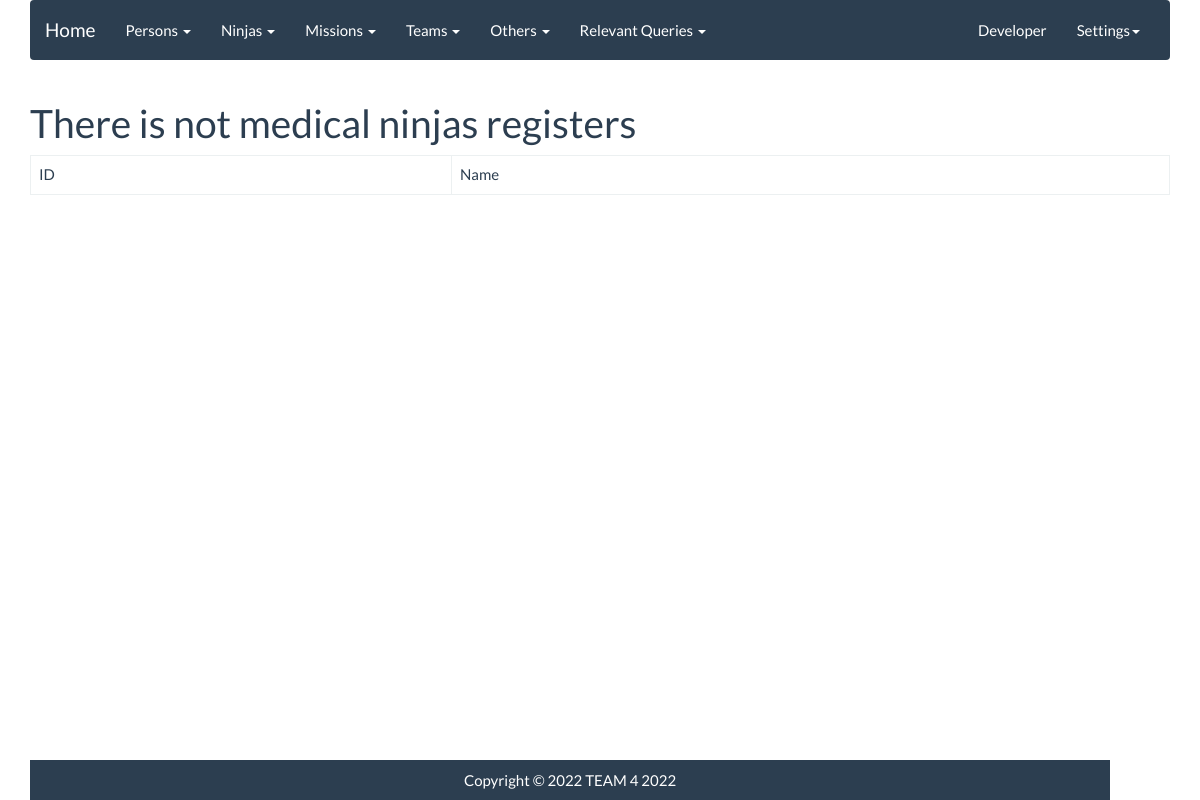
The page /village/ninjas/medical on the database as committed earlier.
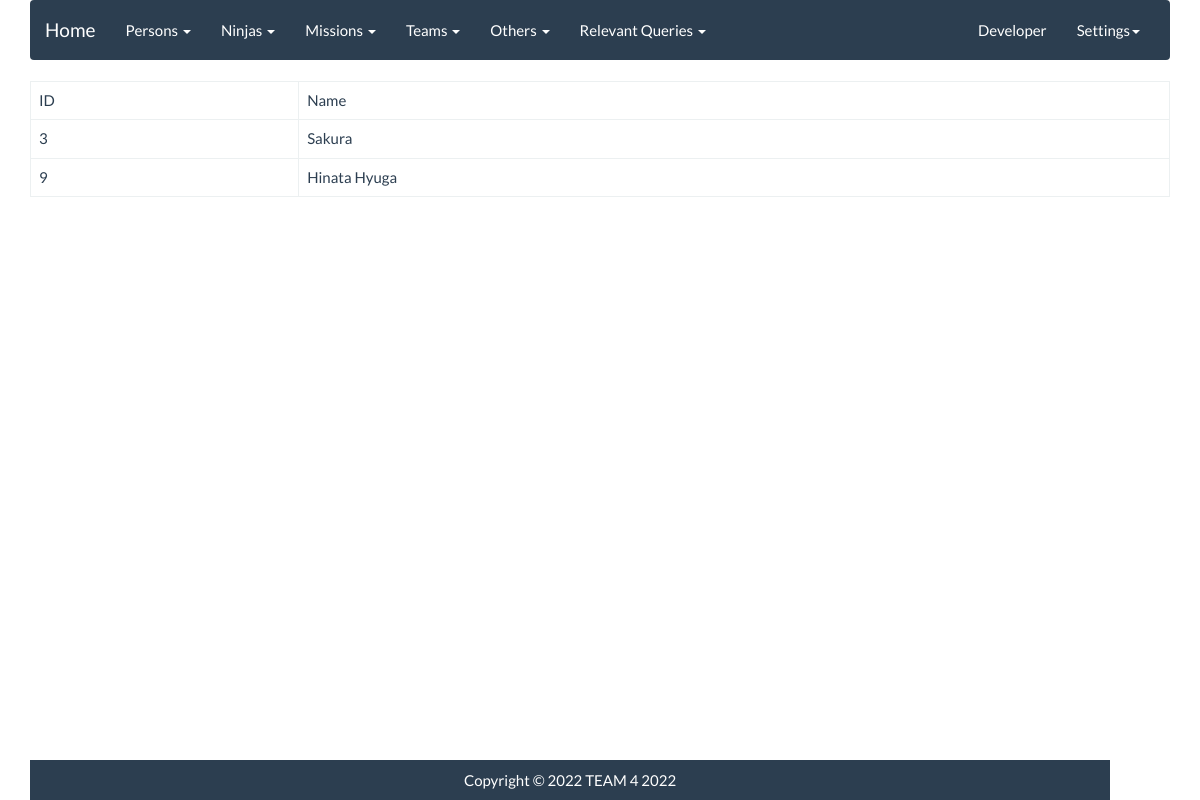
The same page on the database as committed later.
### village/models.py (models this page shows, shortened)
class MedicalNinja(models.Model):
    ninja = models.OneToOneField(Ninja, primary_key=True, null=False, blank=False, on_delete=models.CASCADE, validators=[medical_ninja_validator])

class Ninja(models.Model):
    person = models.OneToOneField(Person, primary_key=True, null=False, blank=False, on_delete=models.CASCADE)
    nickname = models.CharField(max_length=20, blank=True)
    max_chakra_amount = models.IntegerField(validators=[ninja_chakra_validator])
    techniques = models.ManyToManyField(Technique)
    invocations = models.ManyToManyField(Invocation, blank=True)

class Person(models.Model):
    name_p = models.CharField(max_length=30)
    gender = models.CharField(max_length=1, validators=[person_gender_validator]) #M o F
    clan = models.CharField(max_length=30)
    date_of_birth = models.DateField()
    age = models.IntegerField()

### village/views.py (the view)
# urls.py: path('ninjas/medical', views.MedicalNinjaList.as_view(), name='medical'),
class MedicalNinjaList(ListView):
    ordering = ['ninja_id']
    model = MedicalNinja
    template_name = 'ninjas/medical_ninja.html'
    paginate_by = 5

### templates/ninjas/medical_ninja.html (shortened to what this page needs)
{% extends 'base/base.html' %}
{% block content %}
<table class="table table-bordered">
	<thead>
		<tr>
			<td>ID</td>
			<td>Name</td>
		</tr>
	</thead>
	<tbody>
		{% if object_list %}
		{% for object in object_list %}
		<tr>
			<td>{{ object.ninja_id }}</td>
			<td>{{ object.ninja.person.name_p }}</td>
		</tr>
		{% endfor %}
		{% else %}
		<h1>There is not medical ninjas registers</h1>
		{% endif %}
	</tbody>
</table>
{% endblock%}

Rows that differ between the two databases and show on the page:
added MedicalNinja: ninja_id "3", ninja.person.name_p "Sakura"
added MedicalNinja: ninja_id "9", ninja.person.name_p "Hinata Hyuga"
Other text that changed with them:
text no longer shown: "There is not medical ninjas registers"
